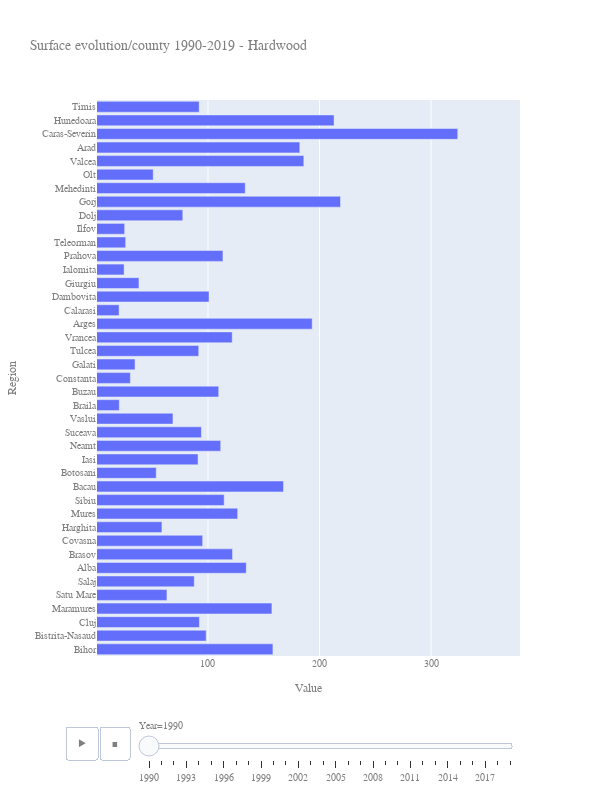

Write notebook code for a chart like this one.
### Code cell
selection_df = data_county_df.loc[data_county_df.Category=="Hardwood"]
min_value = selection_df.Value.min()
max_value = selection_df.Value.max()
import plotly.express as px
fig = px.bar(selection_df, x="Value", y="Region", animation_frame='Year', orientation='h',
             range_color =[min_value,max_value],
             width=600, height=800, range_x = [min_value,max_value],
            title='Surface evolution/county 1990-2019 - Hardwood')
fig.update_layout(font=dict(family="Courier New, monospace",size=10,color="#7f7f7f"))
fig.show()

### Figure 1 — Plotly figure (JSON) as saved in the notebook; plotly's stock layout.template omitted (floating-point values rounded to 4 significant figures)
{"data": [{"alignmentgroup": "True", "hovertemplate": "Year=1990<br>Value=%{x}<br>Region=%{y}<extra></extra>", "legendgroup": "", "marker": {"color": "#636efa"}, "name": "", "offsetgroup": "", "orientation": "h", "showlegend": false, "textposition": "auto", "type": "bar", "x": [158.2, 98.4, 92.3, 157.3, 63.2, 87.7, 134.3, 122.0, 95.2, 58.7, 126.6, 114.5, 167.7, 53.6, 91.1, 111.4, 94.1, 68.6, 20.5, 109.6, 30.4, 34.6, 91.7, 121.7, 193.4, 20.3, 100.9, 38.1, 24.8, 113.4, 26.2, 25.3, 77.4, 218.8, 133.4, 50.9, 185.9, 182.3, 323.9, 213.0, 92.1], "xaxis": "x", "y": ["Bihor", "Bistrita-Nasaud", "Cluj", "Maramures", "Satu Mare", "Salaj", "Alba", "Brasov", "Covasna", "Harghita", "Mures", "Sibiu", "Bacau", "Botosani", "Iasi", "Neamt", "Suceava", "Vaslui", "Braila", "Buzau", "Constanta", "Galati", "Tulcea", "Vrancea", "Arges", "Calarasi", "Dambovita", "Giurgiu", "Ialomita", "Prahova", "Teleorman", "Ilfov", "Dolj", "Gorj", "Mehedinti", "Olt", "Valcea", "Arad", "Caras-Severin", "Hunedoara", "Timis"], "yaxis": "y"}], "layout": {"barmode": "relative", "font": {"color": "#7f7f7f", "family": "Courier New, monospace", "size": 10}, "height": 800, "legend": {"tracegroupgap": 0}, "sliders": [{"active": 0, "currentvalue": {"prefix": "Year="}, "len": 0.9, "pad": {"b": 10, "t": 60}, "steps": [{"args": [["1990"], {"frame": {"duration": 0, "redraw": true}, "fromcurrent": true, "mode": "immediate", "transition": {"duration": 0, "easing": "linear"}}], "label": "1990", "method": "animate"}, {"args": [["1991"], {"frame": {"duration": 0, "redraw": true}, "fromcurrent": true, "mode": "immediate", "transition": {"duration": 0, "easing": "linear"}}], "label": "1991", "method": "animate"}, {"args": [["1992"], {"frame": {"duration": 0, "redraw": true}, "fromcurrent": true, "mode": "immediate", "transition": {"duration": 0, "easing": "linear"}}], "label": "1992", "method": "animate"}, {"args": [["1993"], {"frame": {"duration": 0, "redraw": true}, "fromcurrent": true, "mode": "immediate", "transition": {"duration": 0, "easing": "linear"}}], "label": "1993", "method": "animate"}, {"args": [["1994"], {"frame": {"duration": 0, "redraw": true}, "fromcurrent": true, "mode": "immediate", "transition": {"duration": 0, "easing": "linear"}}], "label": "1994", "method": "animate"}, {"args": [["1995"], {"frame": {"duration": 0, "redraw": true}, "fromcurrent": true, "mode": "immediate", "transition": {"duration": 0, "easing": "linear"}}], "label": "1995", "method": "animate"}, {"args": [["1996"], {"frame": {"duration": 0, "redraw": true}, "fromcurrent": true, "mode": "immediate", "transition": {"duration": 0, "easing": "linear"}}], "label": "1996", "method": "animate"}, {"args": [["1997"], {"frame": {"duration": 0, "redraw": true}, "fromcurrent": true, "mode": "immediate", "transition": {"duration": 0, "easing": "linear"}}], "label": "1997", "method": "animate"}, {"args": [["1998"], {"frame": {"duration": 0, "redraw": true}, "fromcurrent": true, "mode": "immediate", "transition": {"duration": 0, "easing": "linear"}}], "label": "1998", "method": "animate"}, {"args": [["1999"], {"frame": {"duration": 0, "redraw": true}, "fromcurrent": true, "mode": "immediate", "transition": {"duration": 0, "easing": "linear"}}], "label": "1999", "method": "animate"}, {"args": [["2000"], {"frame": {"duration": 0, "redraw": true}, "fromcurrent": true, "mode": "immediate", "transition": {"duration": 0, "easing": "linear"}}], "label": "2000", "method": "animate"}, {"args": [["2001"], {"frame": {"duration": 0, "redraw": true}, "fromcurrent": true, "mode": "immediate", "transition": {"duration": 0, "easing": "linear"}}], "label": "2001", "method": "animate"}, {"args": [["2002"], {"frame": {"duration": 0, "redraw": true}, "fromcurrent": true, "mode": "immediate", "transition": {"duration": 0, "easing": "linear"}}], "label": "2002", "method": "animate"}, {"args": [["2003"], {"frame": {"duration": 0, "redraw": true}, "fromcurrent": true, "mode": "immediate", "transition": {"duration": 0, "easing": "linear"}}], "label": "2003", "method": "animate"}, {"args": [["2004"], {"frame": {"duration": 0, "redraw": true}, "fromcurrent": true, "mode": "immediate", "transition": {"duration": 0, "easing": "linear"}}], "label": "2004", "method": "animate"}, {"args": [["2005"], {"frame": {"duration": 0, "redraw": true}, "fromcurrent": true, "mode": "immediate", "transition": {"duration": 0, "easing": "linear"}}], "label": "2005", "method": "animate"}, {"args": [["2006"], {"frame": {"duration": 0, "redraw": true}, "fromcurrent": true, "mode": "immediate", "transition": {"duration": 0, "easing": "linear"}}], "label": "2006", "method": "animate"}, {"args": [["2007"], {"frame": {"duration": 0, "redraw": true}, "fromcurrent": true, "mode": "immediate", "transition": {"duration": 0, "easing": "linear"}}], "label": "2007", "method": "animate"}, {"args": [["2008"], {"frame": {"duration": 0, "redraw": true}, "fromcurrent": true, "mode": "immediate", "transition": {"duration": 0, "easing": "linear"}}], "label": "2008", "method": "animate"}, {"args": [["2009"], {"frame": {"duration": 0, "redraw": true}, "fromcurrent": true, "mode": "immediate", "transition": {"duration": 0, "easing": "linear"}}], "label": "2009", "method": "animate"}, {"args": [["2010"], {"frame": {"duration": 0, "redraw": true}, "fromcurrent": true, "mode": "immediate", "transition": {"duration": 0, "easing": "linear"}}], "label": "2010", "method": "animate"}, {"args": [["2011"], {"frame": {"duration": 0, "redraw": true}, "fromcurrent": true, "mode": "immediate", "transition": {"duration": 0, "easing": "linear"}}], "label": "2011", "method": "animate"}, {"args": [["2012"], {"frame": {"duration": 0, "redraw": true}, "fromcurrent": true, "mode": "immediate", "transition": {"duration": 0, "easing": "linear"}}], "label": "2012", "method": "animate"}, {"args": [["2013"], {"frame": {"duration": 0, "redraw": true}, "fromcurrent": true, "mode": "immediate", "transition": {"duration": 0, "easing": "linear"}}], "label": "2013", "method": "animate"}, {"args": [["2014"], {"frame": {"duration": 0, "redraw": true}, "fromcurrent": true, "mode": "immediate", "transition": {"duration": 0, "easing": "linear"}}], "label": "2014", "method": "animate"}, {"args": [["2015"], {"frame": {"duration": 0, "redraw": true}, "fromcurrent": true, "mode": "immediate", "transition": {"duration": 0, "easing": "linear"}}], "label": "2015", "method": "animate"}, {"args": [["2016"], {"frame": {"duration": 0, "redraw": true}, "fromcurrent": true, "mode": "immediate", "transition": {"duration": 0, "easing": "linear"}}], "label": "2016", "method": "animate"}, {"args": [["2017"], {"frame": {"duration": 0, "redraw": true}, "fromcurrent": true, "mode": "immediate", "transition": {"duration": 0, "easing": "linear"}}], "label": "2017", "method": "animate"}, {"args": [["2018"], {"frame": {"duration": 0, "redraw": true}, "fromcurrent": true, "mode": "immediate", "transition": {"duration": 0, "easing": "linear"}}], "label": "2018", "method": "animate"}, {"args": [["2019"], {"frame": {"duration": 0, "redraw": true}, "fromcurrent": true, "mode": "immediate", "transition": {"duration": 0, "easing": "linear"}}], "label": "2019", "method": "animate"}], "x": 0.1, "xanchor": "left", "y": 0, "yanchor": "top"}], "title": {"text": "Surface evolution/county 1990-2019 - Hardwood"}, "updatemenus": [{"buttons": [{"args": [null, {"frame": {"duration": 500, "redraw": true}, "fromcurrent": true, "mode": "immediate", "transition": {"duration": 500, "easing": "linear"}}], "label": "&#9654;", "method": "animate"}, {"args": [[null], {"frame": {"duration": 0, "redraw": true}, "fromcurrent": true, "mode": "immediate", "transition": {"duration": 0, "easing": "linear"}}], "label": "&#9724;", "method": "animate"}], "direction": "left", "pad": {"r": 10, "t": 70}, "showactive": false, "type": "buttons", "x": 0.1, "xanchor": "right", "y": 0, "yanchor": "top"}], "width": 600, "xaxis": {"anchor": "y", "domain": [0.0, 1.0], "range": [0.5, 379.7], "title": {"text": "Value"}}, "yaxis": {"anchor": "x", "domain": [0.0, 1.0], "title": {"text": "Region"}}}}
